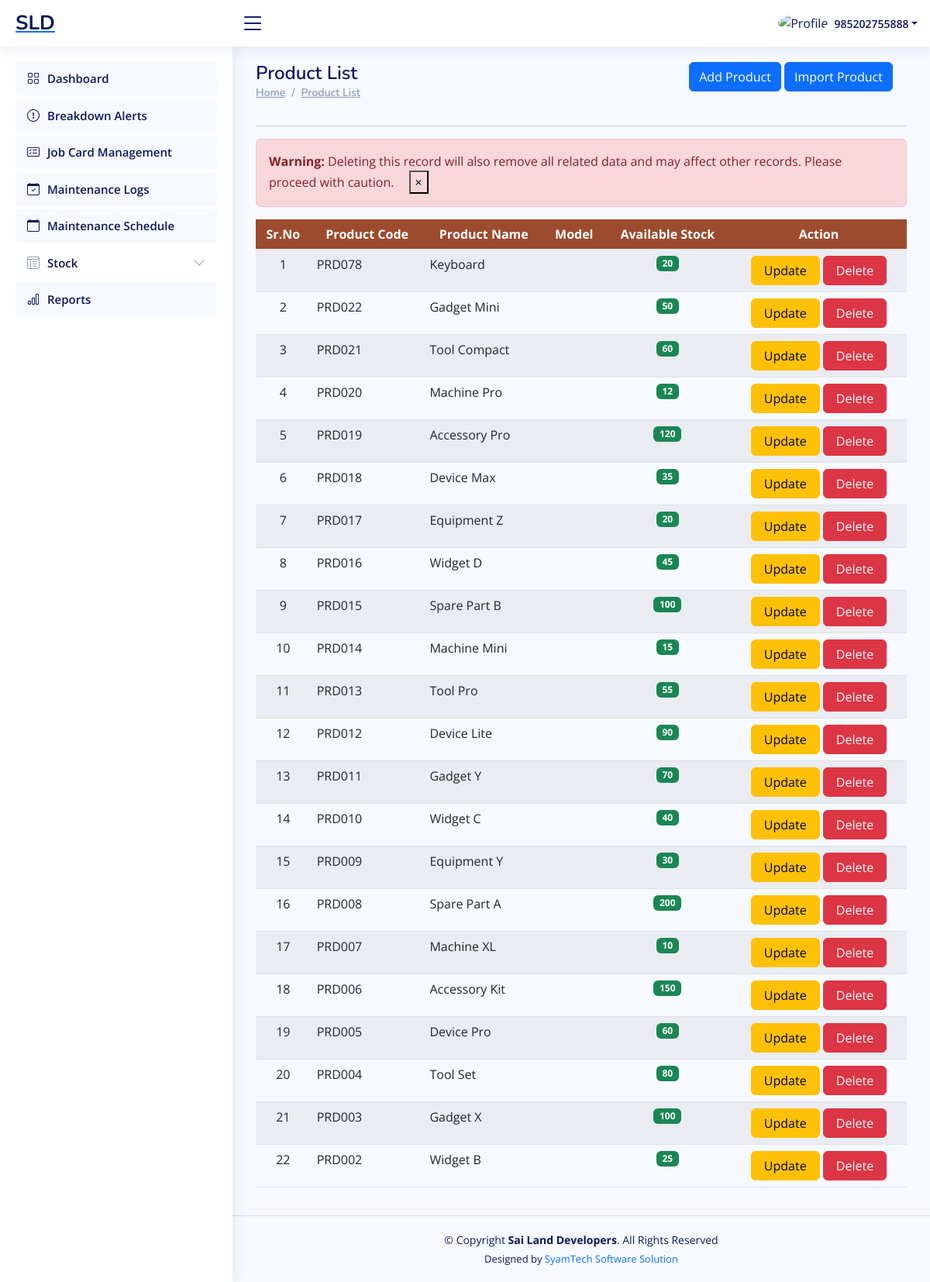
The app's page /workshop/product-list/ (signed in) with its own data.
### ERP_Admin/models.py (models this page shows, shortened)
class CustomUser(AbstractUser):
    is_admin = models.BooleanField(default=False)
    is_account = models.BooleanField(default=False)
    is_workshop = models.BooleanField(default=False)
    is_driver = models.BooleanField(default=False)
    groups = models.ManyToManyField(
        Group,
        related_name='customuser_groups',  # Custom reverse relation name
        blank=True
    )
    user_permissions = models.ManyToManyField(
        Permission,
        related_name='customuser_permissions',  # Custom reverse relation name
        blank=True
    )
    def __str__(self):
        return self.username

class Product(models.Model):
    product_code = models.CharField(max_length=20, unique=True, db_index=True)
    product_name = models.CharField(max_length=100, db_index=True)
    model = models.ForeignKey(Model, related_name='items', null=True, blank=True, on_delete=models.CASCADE)
    description = models.TextField(null=True, blank=True)
    sale_price = models.DecimalField(max_digits=10, decimal_places=2, null=True)  # Use DecimalField for monetary values
    minimum_stock_alert = models.PositiveIntegerField(default=0)
    available_stock = models.PositiveIntegerField(default=0, db_index=True, null=True, blank=True)
    product_image=models.ImageField(upload_to="Product Images", height_field=None, width_field=None, max_length=500, null=True, blank=True)

### ERP_Workshop/views.py (the view)
# urls.py: path('product-list/', views.product_list, name='workshop_product_list'),
def product_list(request):
    form = ProductForm()
    products = cache.get('cache_products')
    if not products:
        products = list(Product.objects.all().order_by('-id').values())
        cache.set('cache_products', products, timeout=None)
    return render(request, "workshop_product_list.html", {'form': form, 'product': products})

### ERP_Admin/models.py (called while the page is built)
    def __str__(self):
        return self.model_name

### ERP_Workshop/templates/workshop_product_list.html (shortened to what this page needs)
{% extends "workshop_base.html" %}
{% load crispy_forms_tags %}
{% block content %}
<main id="main" class="main">
        <div class="row">
            <div class="col-sm-6">
                <div class="pagetitle">
                    <h1>Product List</h1>
                    <nav>
                        <ol class="breadcrumb">
                            <li class="breadcrumb-item"><a href="#">Home</a></li>
                            <li class="breadcrumb-item"><a href="#">Product List </a></li>
                        </ol>
                    </nav>
                </div>
            </div>
            <div class="col-sm-6">
                <div class="container" style="max-width:97%;">
                    <div class="text-lg-end text-start">
                        <a href="#" class="btn btn-primary" data-toggle="modal"
                            data-target="#model_create_product"> Add Product</a>
                        <a href="#" class="btn btn-primary" data-toggle="modal" data-target="#model_import_product"> Import
                            Product</a>
                    </div>
                </div>
            </div>
        </div>
        <section class="section dashboard">
            <hr>
            <div class="alert alert-danger alert-dismissible fade show" role="alert">
                <strong>Warning:</strong> Deleting this record will also remove all related data and may affect other records. Please proceed with caution.
                <button type="button" class="close" data-dismiss="alert" aria-label="Close" style="background: none; margin-left: 15px;">
                <span aria-hidden="true">&times;</span>
                </button>
            </div>
            <div class="row">
                <div class="col-lg-12">
                    <div class="row">
                        <div class="container" style=" overflow:scroll;">
                            <table id="product" class="table table-striped "
                                style="overflow:scroll; width:100%;min-width: max-content;">
                                <thead>
                                    <tr style="background:#9c4b2e;">
                                        <th scope="col" class="text-center text-white" style="">Sr.No</th>
                                        <th scope="col" class="text-center text-white" style="">Product Code</th>
                                        <th scope="col" class="text-center text-white" style="">Product Name</th>
                                        <th scope="col" class="text-center text-white" style="">Model</th>
                                        <th scope="col" class="text-center text-white" style="">Available Stock</th>
                                        <th scope="col" class="text-center text-white" style="">Action</th>
                                    </tr>
                                </thead>
                                <tbody>
                                    {% if product %}
                                    {% for r in product %}
                                    <tr>
                                        <td class="text-center">{{forloop.counter}}</td>
                                        <td class="text-left">{{r.product_code}}</td>
                                        <td class="text-left">{{r.product_name}}</td>
                                        <td class="text-left">{{r.model.model_name}}</td>
                                        <td class="text-center">
                                            {% if r.available_stock == r.minimum_stock_alert %}
                                            <span class="badge bg-warning">{{r.available_stock}}</span>
                                            {% elif r.available_stock < r.minimum_stock_alert %}
                                            <span class="badge bg-danger">{{r.available_stock}}</span>
                                            {% else %}
                                            <span class="badge bg-success">{{r.available_stock}}</span>
                                            {% endif %}
                                        </td>
                                        <td>
                                            <center>
                                                <a href=" "
                                                    class="btn btn-warning px-3">Update</a>
                                                <a href="{% url 'workshop_delete_product' r.id %}"
                                                    class="btn btn-danger px-3">Delete</a>
                                            </center>
                                        </td>
                                    </tr>
                                    {% endfor %}
                                    {% endif %}
                                </tbody>
                            </table>
                        </div>
                    </div>
                </div>
            </div>
        </section>
</main>
{% endblock content %}

### ERP_Workshop/templates/workshop_base.html (shortened to what this page needs)
{% load static %}
<html lang="en">
<head>
    <link href="https://unpkg.com/aos@2.3.1/dist/aos.css" rel="stylesheet">
    <link rel="stylesheet" type="text/css" href="https://cdn.datatables.net/1.11.5/css/jquery.dataTables.min.css">
    <link rel="stylesheet" href="https://cdn.jsdelivr.net/npm/bootstrap-icons@1.10.3/font/bootstrap-icons.css">
</head>
<body>
<header id="header" class="header fixed-top d-flex align-items-center">
    <div class="d-flex align-items-center justify-content-between">
        <a href=" " class="logo d-flex align-items-center">
             <span class="d-none d-lg-block">SLD</span>
        </a>
        <i class="bi bi-list toggle-sidebar-btn"></i>
    </div>
    <nav class="header-nav ms-auto">
        <ul class="d-flex align-items-center">
            <li class="nav-item dropdown pe-3 text-center  ">
                <a class="nav-link nav-profile d-flex align-items-center pe-0" href="#" data-bs-toggle="dropdown">
                    <img src="https://t4.ftcdn.net/jpg/03/64/21/11/360_F_364211147_1qgLVxv1Tcq0Ohz3FawUfrtONzz8nq3e.jpg" alt="Profile" class="rounded-circle">
                    <span class="d-none d-md-block dropdown-toggle ps-2">{{request.user}}</span>
                </a>
            </li>
        </ul>
    </nav>
</header>
<aside id="sidebar" class="sidebar">
    <ul class="sidebar-nav" id="sidebar-nav">
        <li class="nav-item">
            <a class="nav-link" href="{% url 'workshop_dashboard' %}">
                <i class="bi bi-grid"></i>
                <span>Dashboard</span>
            </a>
        </li>
        <li class="nav-item">
            <a class="nav-link" href="{% url 'workshop_breakdown_alerts' %}">
                <i class="bi bi-exclamation-circle"></i>
                <span>Breakdown Alerts</span>
            </a>
        </li>
        <li class="nav-item">
            <a class="nav-link" href="{% url 'workshop_job_card_list' %}">
                <i class="bi bi-card-checklist"></i>
                <span>Job Card Management</span>
            </a>
        </li>
        <li class="nav-item">
            <a class="nav-link" href="{% url 'workshop_maintenance_logs' %}">
                <i class="bi bi-calendar-check"></i>
                <span>Maintenance Logs</span>
            </a>
        </li>
        <li class="nav-item">
            <a class="nav-link" href="{% url 'workshop_maintenance_schedule' %}">
                <i class="bi bi-calendar"></i>
                <span>Maintenance Schedule</span>
            </a>
        </li>
        <li class="nav-item">
            <a class="nav-link collapsed" data-bs-target="#tables-nav" data-bs-toggle="collapse" href="#">
            <i class="bi bi-layout-text-window-reverse"></i><span>Stock</span><i class="bi bi-chevron-down ms-auto"></i>
            </a>
        </li>
        <li class="nav-item">
            <a class="nav-link" href="{% url 'workshop_reports' %}">
                <i class="bi bi-bar-chart"></i>
                <span>Reports</span>
            </a>
        </li>
    </ul>
</aside>
{% block content %}{% endblock content %}
<footer id="footer" class="footer text-center">
    <div class="copyright">
        &copy; Copyright <strong><span>Sai Land Developers</span></strong>. All Rights Reserved
    </div>
    <div class="credits">
        Designed by <a href="#" style="text-decoration:none;">SyamTech Software Solution</a>
    </div>
</footer>
</body>
<link rel="stylesheet" href="https://cdnjs.cloudflare.com/ajax/libs/selectize.js/0.15.2/css/selectize.min.css"/>
</html>

### ERP_Workshop/templates/workshop_product_list.html (style rules this page uses)
.dropdown { position: relative; display: inline-block; }

### records on screen
CustomUser: user "985202755888"
Product: product_code "PRD078", product_name "Keyboard", available_stock "20"
Product: product_code "PRD022", product_name "Gadget Mini", available_stock "50"
Product: product_code "PRD021", product_name "Tool Compact", available_stock "60"
Product: product_code "PRD020", product_name "Machine Pro", available_stock "12"
Product: product_code "PRD019", product_name "Accessory Pro", available_stock "120"
Product: product_code "PRD018", product_name "Device Max", available_stock "35"
Product: product_code "PRD017", product_name "Equipment Z", available_stock "20"
Product: product_code "PRD016", product_name "Widget D", available_stock "45"
Product: product_code "PRD015", product_name "Spare Part B", available_stock "100"
Product: product_code "PRD014", product_name "Machine Mini", available_stock "15"
Product: product_code "PRD013", product_name "Tool Pro", available_stock "55"
Product: product_code "PRD012", product_name "Device Lite", available_stock "90"
Product: product_code "PRD011", product_name "Gadget Y", available_stock "70"
Product: product_code "PRD010", product_name "Widget C", available_stock "40"
Product: product_code "PRD009", product_name "Equipment Y", available_stock "30"
Product: product_code "PRD008", product_name "Spare Part A", available_stock "200"
Product: product_code "PRD007", product_name "Machine XL", available_stock "10"
Product: product_code "PRD006", product_name "Accessory Kit", available_stock "150"
Product: product_code "PRD005", product_name "Device Pro", available_stock "60"
Product: product_code "PRD004", product_name "Tool Set", available_stock "80"
Product: product_code "PRD003", product_name "Gadget X", available_stock "100"
Product: product_code "PRD002", product_name "Widget B", available_stock "25"
